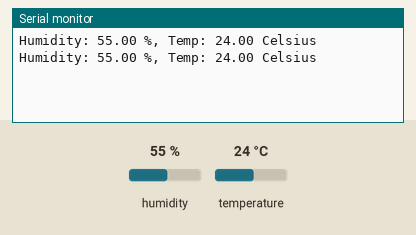
Simulated run of this program. Board: ESP32. On the bench: the last lines printed to the serial monitor. Inputs (shaded band) come from the test bench; at power-on: humidity 55 %, temperature 24 °C.

Above: at 14.8 s.
14.9 s: humidity set to 22 %
25.4 s: temperature set to 12 °C
At 27.2 s:
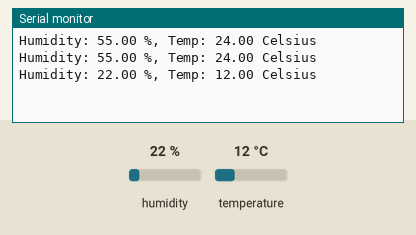
35.9 s: humidity set to 40 %
At 38.9 s:
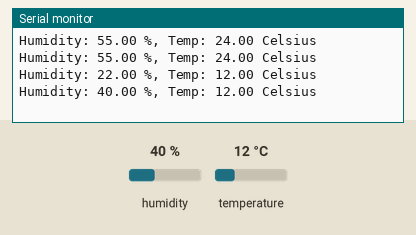
Timing chart, 0 to 40.4 s (numbered marks = the images above; inputs shaded):
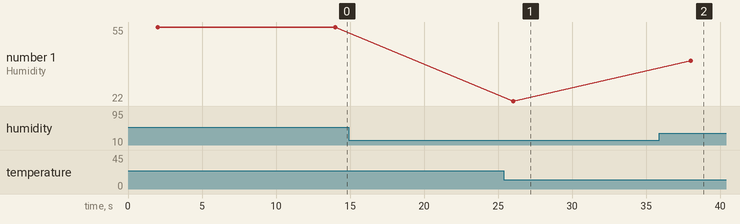

Measured:
- after the input at 25.4 s, the serial monitor: prints a new line after 0.62 s (image 1)
- after the input at 35.9 s, the serial monitor: prints a new line after 2.1 s (image 2)
- plotted number 1: 22 → 40 after the input at 35.9 s

The program:

main.cpp
```cpp
#include <Arduino.h>
#include <DHT.h>

//Constants
#define DHTPIN 13     // what pin we're connected to
#define DHTTYPE DHT22   // DHT 22  (AM2302)
DHT dht(DHTPIN, DHTTYPE); //// Initialize DHT sensor for normal 16mhz Arduino

//Variables
int chk;
float hum;  //Stores humidity value
float temp; //Stores temperature value

void setup()
{
  Serial.begin(115200);
  dht.begin();
}

void loop()
{
    delay(2000);
    //Read data and store it to variables hum and temp
    hum = dht.readHumidity();
    temp= dht.readTemperature();
    //Print temp and humidity values to serial monitor
    Serial.print("Humidity: ");
    Serial.print(hum);
    Serial.print(" %, Temp: ");
    Serial.print(temp);
    Serial.println(" Celsius");
    delay(10000); //Delay 2 sec.
}
```
